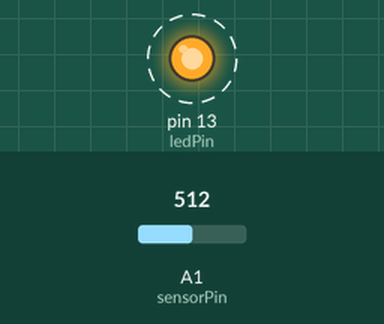
A sketch run on a simulated Arduino Uno, built with avr-gcc and run on an emulated ATmega328P. Parts: output pins drawn as LEDs (lit = HIGH). Dashed ring = blinking. The test bench sets the inputs (shaded band); at power-on: A1 (sensorPin) = 512. What the sketch prints to the serial monitor is not drawn.

Above: at 0.2 s.
Timing chart, 0 to 4.6 s (numbered marks = the images above):
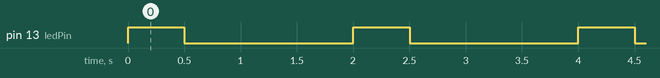

Measured:
- by itself, pin 13 (ledPin): alternates HIGH for 0.50 s and LOW for 1.5 s

The sketch:

Water_Level_Sensor.ino
```cpp
/*** Atya Technologies - Water Level Sensor Code ***/

//Pin Declaration:
int ledPin = 13;     //LED 13(ON BOARD LED) pin
int sensorPin = A1;  // Value for storing water level

//Variable declaration
int val = 0;

// the setup routine runs once when you press reset:

void setup() {
  // initialize serial communication at 9600 bits per second:
  Serial.begin(9600);
  Serial.println("Welcome to Atya Technologies Pvt. Ltd.");
  // Set led pin as output
  pinMode(ledPin, OUTPUT);
  // Set to LOW so no power flows through the sensor
  digitalWrite(ledPin, LOW);
}

// the loop routine runs over and over again forever:

void loop() {
  // get the reading from the function below and print it
  int level = readSensor();
   Serial.print("Water Level Sensor:");
  Serial.println(level);
  Serial.println();
  delay(1000);  //add delay on milliseconds
}

// This is a function used to get the sensor reading
int readSensor() {
  digitalWrite(ledPin, HIGH);  // Turn the sensor ON
  delay(500);
  val = analogRead(sensorPin);  // Read the analog value form sensor
  digitalWrite(ledPin, LOW);    // Turn the sensor OFF
  delay(500);
  return val;  // send present reading
}
```
